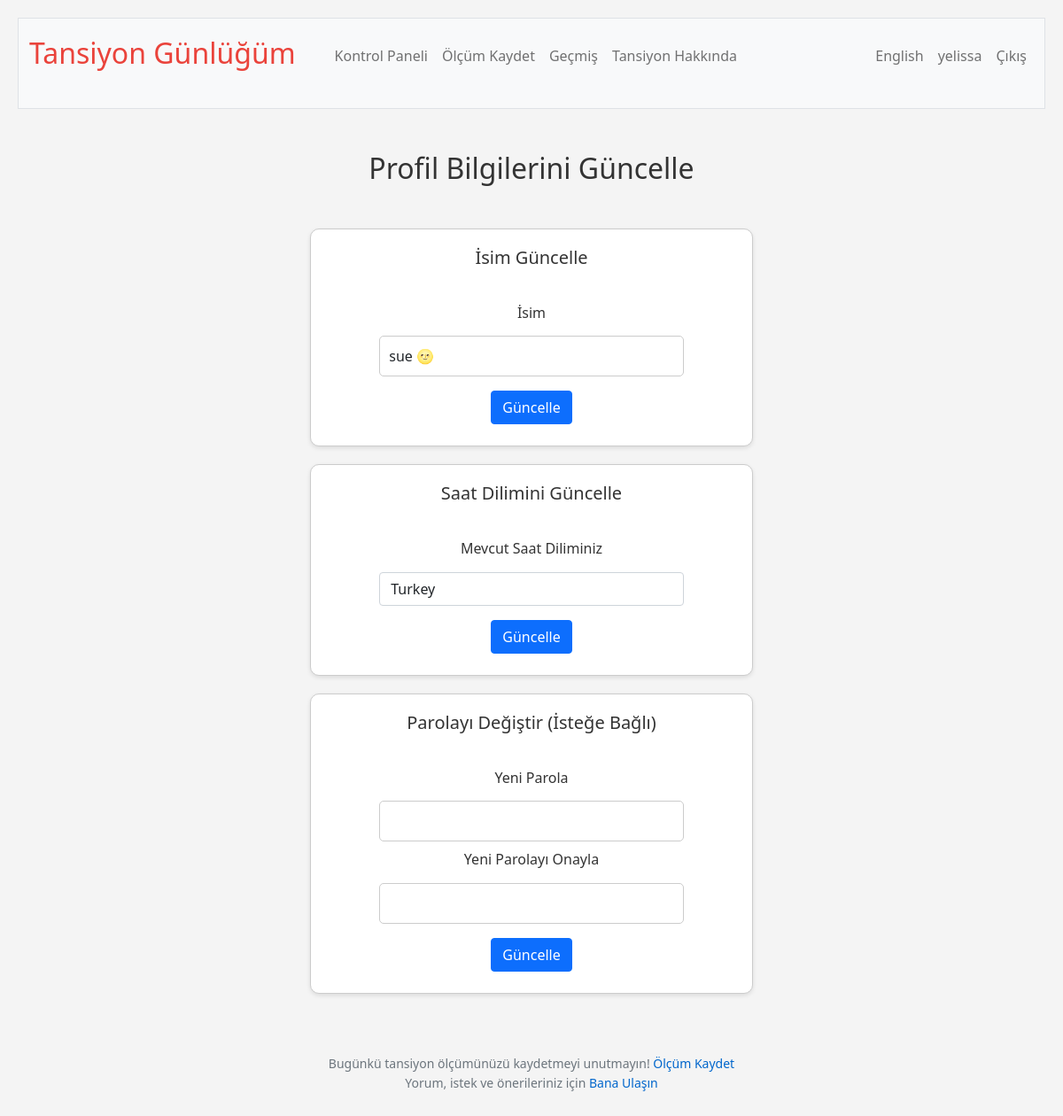
The page /profile (signed in) on the database as committed earlier.
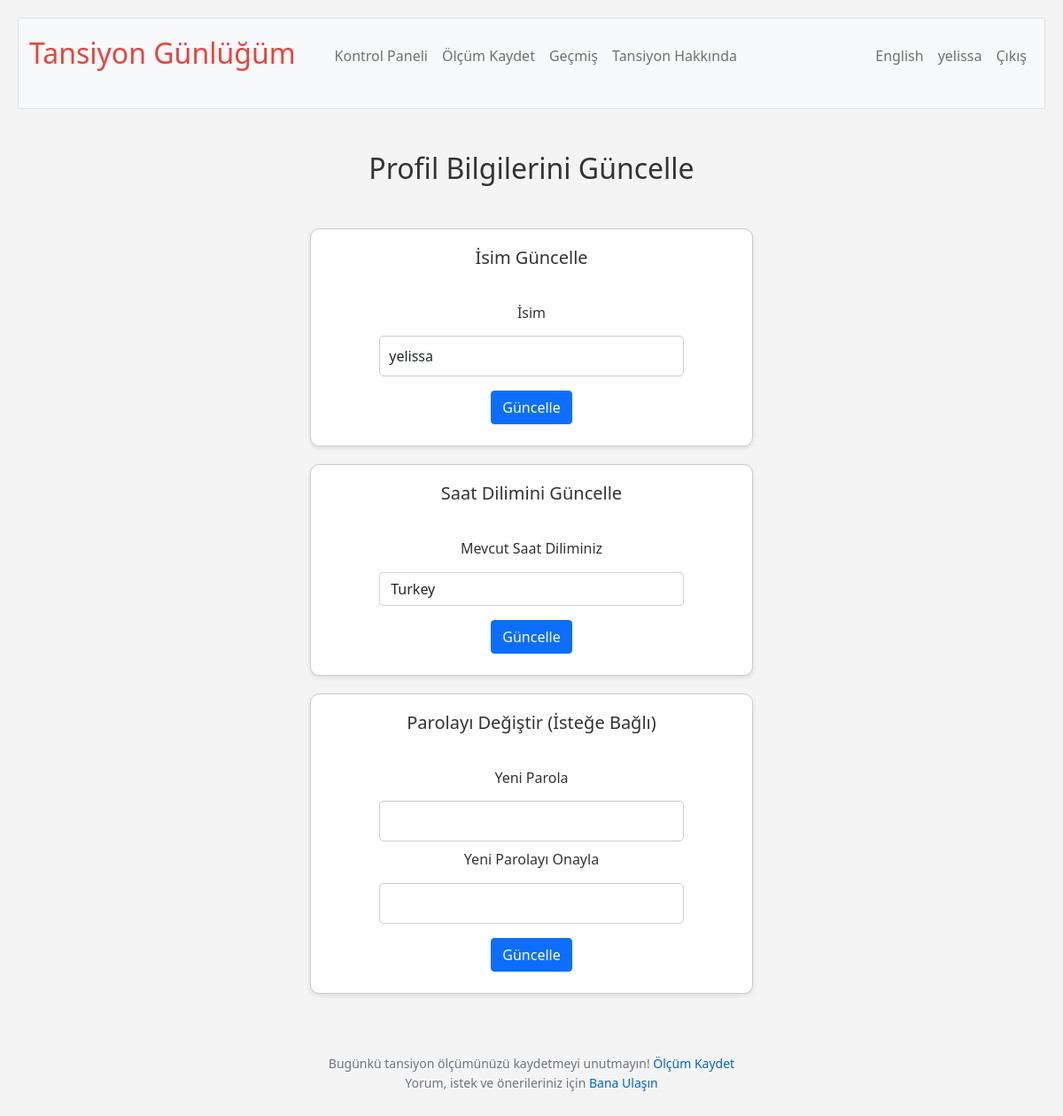
The same page on the database as committed later.
### tables this page shows
CREATE TABLE users (
id INTEGER PRIMARY KEY AUTOINCREMENT NOT NULL,
username TEXT NOT NULL,
hash TEXT NOT NULL, name TEXT, timezone TEXT);

### app.py (the view)
@app.route("/profile", methods=["GET", "POST"])
@login_required
def profile():
    user_id = session["user_id"]
    user_time = db.execute("SELECT timezone FROM users WHERE id = ?", user_id)[0]
    data=g.language_data['profile']
    if request.method == "POST":
        if "update_name" in request.form:
            name = request.form.get("name")
            try:
                db.execute("UPDATE users SET name = ? WHERE id = ?", name, user_id)
                flash(data['editNameSuccess'], 'success')
            except Exception as e:
                flash(f"{data['editFail']} {e}", 'danger')
                return redirect("/profile")
        elif "update_timezone" in request.form:
            try:
                timezone = request.form.get("timezone")
                db.execute("UPDATE users SET timezone = ? WHERE id = ?", timezone, user_id)
                flash(data['editTimezoneSuccess'], 'success')
            except Exception as e:
                flash(f"{data['editFail']} {e}", 'danger')
                return redirect("/profile")
        elif "update_password" in request.form:
            try:
                password = request.form.get("password")
                confirmation = request.form.get("confirmation")
                if password != confirmation:
                    return apology("passwords_should_match", 400)
                hashed_password = generate_password_hash(password)
                db.execute("UPDATE users SET hash = ? WHERE id = ?", hashed_password, user_id)
                flash(data['editPasswordSuccess'], 'success')
            except Exception as e:
                flash(f"{data['editFail']} {e}", 'danger')
                return redirect("/profile")
        return redirect("/profile")
    else:
        user_data = db.execute("SELECT * FROM users WHERE id = ?", user_id)[0]
        return render_template("profile.html", user_data=user_data, data=g.language_data['profile'], timezones=timezones, user_time=user_time)

### app.py (called while the page is built)
@app.before_request
def load_language_data():
    if 'language' not in session:
        session['language'] = 'tr'
    user_lang = session['language']
    with open(f'languages/{user_lang}.json', 'r') as file:
        g.language_data = json.load(file)
    g.language_data['current_lang'] = user_lang

@app.after_request
def after_request(response):
    response.headers["Cache-Control"] = "no-cache, no-store, must-revalidate"
    response.headers["Expires"] = 0
    response.headers["Pragma"] = "no-cache"
    return response

@app.context_processor
def inject_layout_data():
    return dict(layout_data=g.language_data['layout'])

@app.context_processor
def inject_user_details():
    if 'user_id' in session:
        user_id = session['user_id']
        user_info = db.execute("SELECT username FROM users WHERE id = ?", user_id)
        if user_info:
            username = user_info[0]['username']
        else:
            username = None
    else:
        username = None
    return {'username': username}

### templates/profile.html (shortened to what this page needs)
{% extends "layout.html" %}
{% block main %}
<div class="container profile-page">
    <h2 class="text-center">{{ data.heading }}</h2>
    <div class="section profile-page">
        <h5>{{ data.nameHeading }}</h5>
        <form action="/profile" method="post">
            <div class="form-group">
                <label for="name">{{ data.nameTag }}</label>
                <input type="text" class="form-control" id="name" name="name" placeholder="{{ data.namePlaceholder }}" value="{{ user_data.name }}">
                <button type="submit" name="update_name" class="btn btn-primary">{{ data.updateButton }}</button>
            </div>
        </form>
    </div>
    <div class="section profile-page">
        <h5>{{ data.tzHeading }}</h5>
        <form action="/profile" method="post">
            <div class="form-group">
                <label for="timezone">{{ data.timezoneTag }}</label>
                <select class="form-control" id="timezone" name="timezone">
                    {% for tz in timezones %}
                    <option value="{{ tz }}" {% if user_data.timezone == tz %}selected{% endif %}>{{ tz }}</option>
                    {% endfor %}
                </select>
                <button type="submit" name="update_timezone" class="btn btn-primary">{{ data.updateButton }}</button>
            </div>
        </form>
    </div>
    <div class="section profile-page">
        <h5>{{ data.changePasswordTag }}</h5>
        <form action="/profile" method="post">
            <div class="form-group">
                <label for="password">{{ data.newPasswordOptTag }}</label>
                <input type="password" class="form-control" id="password" name="password">
                <label for="confirmation">{{ data.newPasswordConfTag }}</label>
                <input type="password" class="form-control" id="confirmation" name="confirmation">
                <button type="submit" name="update_password" class="btn btn-primary">{{ data.updateButton }}</button>
            </div>
        </form>
    </div>
</div>
{% endblock %}

### templates/layout.html (shortened to what this page needs)
<!DOCTYPE html>
<html lang="en">
    <head>
        <link href="https://cdn.jsdelivr.net/npm/bootstrap@5.1.3/dist/css/bootstrap.min.css" rel="stylesheet">
        <link href="/static/styles.css" rel="stylesheet">
    </head>
    <body>
        <nav class="bg-light border navbar navbar-expand-md navbar-light">
            <div class="container-fluid">
                <a class="navbar-brand" href="/"> <span class="red">{{ layout_data.navbarBrandRest }}</span></a>
                <div class="collapse navbar-collapse" id="navbar">
                    {% if session["user_id"] %}
                        <ul class="navbar-nav me-auto mt-2">
                            <li class="nav-item"><a class="nav-link" href="/dashboard">{{ layout_data.dashboard }}</a></li>
                            <li class="nav-item"><a class="nav-link" href="/record">{{ layout_data.recordReading }}</a></li>
                            <li class="nav-item"><a class="nav-link" href="/history">{{ layout_data.history }}</a></li>
                            <li class="nav-item"><a class="nav-link" href="/resources">{{ layout_data.resources }}</a></li>
                        </ul>
                        <ul class="navbar-nav ms-auto mt-2" id="navProfileLogOutLinks">
                            <li class="nav-item">
                                <a class="nav-link" href="/toggle_language" class="nav-link">
                                    {% if session.get('language', 'tr') == 'tr' %}
                                    English
                                    {% else %}
                                    Türkçe
                                    {% endif %}
                                </a>
                            </li>
                            <li class="nav-item"><a class="nav-link" href="/profile">{{ username }}</a></li>
                            <li class="nav-item"><a class="nav-link" href="/logout">{{ layout_data.logOut }}</a></li>
                        </ul>
                    {% endif %}
                </div>
            </div>
        </nav>
        <main class="container-fluid py-5 text-center">
            {% block main %}{% endblock %}
        </main>
        <footer class="mb-5 small text-center text-muted">
            {{ layout_data.footerTextA }} <a href="/record">{{ layout_data.footerTextB }}</a> <br>
            {{ layout_data.footerTextC }} <a href="mailto:drbelifon@gmail.com">{{ layout_data.footerTextD }}</a>
        </footer>
    </body>
</html>

Rows that differ between the two databases and show on the page:
changed users "yelissa": name "sue 🌝" → "yelissa"
